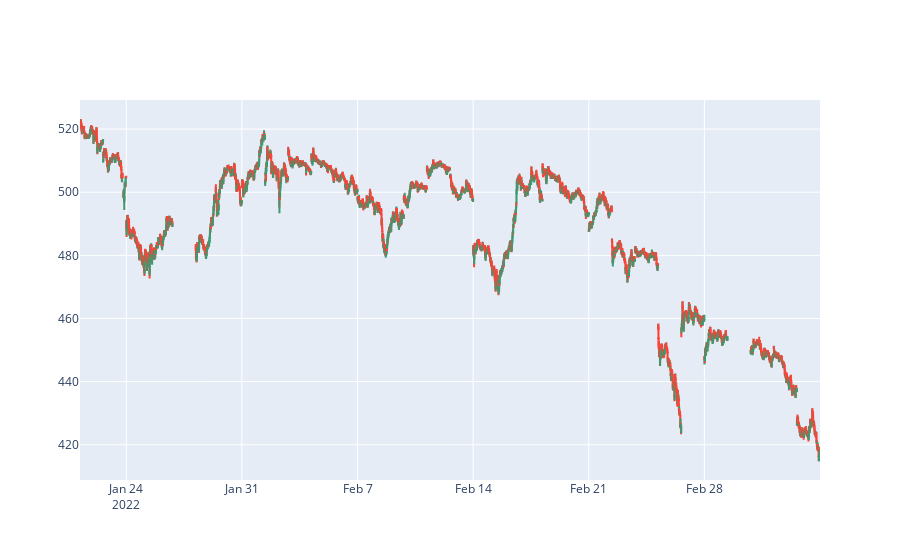

Notebook source saved alongside this figure:
### Code cell
fig = go.Figure(data = [go.Candlestick(x = tatamotors_2m.index, 
                open = tatamotors_2m['Open'],
                high = tatamotors_2m['High'],
                low = tatamotors_2m['Low'],
                close = tatamotors_2m['Close'])])
fig.update_layout(xaxis_rangeslider_visible = False, hovermode = 'x unified')
fig.update_xaxes(rangebreaks = [dict(pattern='hour', bounds=[15.5,9.5]), 
        dict(bounds = ['sat', 'mon'])])
# fig.update_xaxes(rangebreaks = [dict(bounds=['sat','mon'])])

fig.show()

### Figure 1 — Plotly figure (JSON) as saved in the notebook; plotly's stock layout.template omitted (floating-point values rounded to 4 significant figures; data arrays with more than 128 entries replaced by an {"elided": "..."} marker saying what was removed)
{"data": [{"close": {"elided": "5634 float values"}, "high": {"elided": "5634 float values"}, "low": {"elided": "5634 float values"}, "open": {"elided": "5634 float values"}, "type": "candlestick", "x": {"elided": "5634 str values"}}], "layout": {"hovermode": "x unified", "xaxis": {"rangebreaks": [{"bounds": [15.5, 9.5], "pattern": "hour"}, {"bounds": ["sat", "mon"]}], "rangeslider": {"visible": false}}}}
